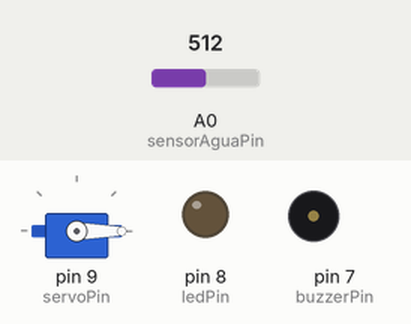
Recording of a sketch running on a simulated Arduino Uno, built with avr-gcc and run on an emulated ATmega328P. Shown: servo, output pins drawn as LEDs (lit = HIGH), buzzer (waves = sounding, pin HIGH). Inputs (shaded band) come from the test bench; at power-on: A0 (sensorAguaPin) = 512. What the sketch prints to the serial monitor is not drawn.

Above: at 0.05 s.
Timing chart, 0 to 3.0 s (numbered marks = the images above):
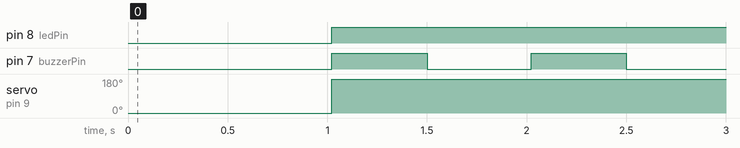

Measured:
- by itself, pin 8 (ledPin): LOW → HIGH at 1.0 s
- by itself, pin 7 (buzzerPin): alternates HIGH for 0.48 s and LOW for 0.52 s
- by itself, servo on pin 9 (servoPin): 0° → 180° at 1.0 s

The sketch:

main.ino
```cpp
#include <Servo.h>

const int sensorAguaPin = A0;
const int ledPin = 8;
const int buzzerPin = 7;
const int servoPin = 9;

const int umbralCierre = 300;
const int umbralApertura = 200;

const int numMuestras = 10;
const unsigned long intervaloLectura = 200;
const int lecturasParaCerrar = 5;
const unsigned long tiempoSecoParaAbrir = 5000;

const int posAbierto = 0;
const int posCerrado = 180;

Servo miServo;

bool techoCerrado = false;
int contadorHumedo = 0;
bool contandoSeco = false;
unsigned long inicioSeco = 0;
unsigned long ultimaLectura = 0;
unsigned long ultimoBeep = 0;
bool buzzerEncendido = false;

int leerSensorFiltrado() {
  int minimo = 1023;
  int maximo = 0;
  long suma = 0;

  for (int i = 0; i < numMuestras; i++) {
    int v = analogRead(sensorAguaPin);
    suma += v;
    if (v < minimo) minimo = v;
    if (v > maximo) maximo = v;
    delay(2);
  }
  suma -= (minimo + maximo);
  return suma / (numMuestras - 2);
}

void cerrarTecho() {
  techoCerrado = true;
  miServo.write(posCerrado);
  digitalWrite(ledPin, HIGH);
  Serial.println(">> TECHO CERRADO");
}

void abrirTecho() {
  techoCerrado = false;
  miServo.write(posAbierto);
  digitalWrite(ledPin, LOW);
  digitalWrite(buzzerPin, LOW);
  buzzerEncendido = false;
  Serial.println(">> TECHO ABIERTO");
}

void setup() {
  pinMode(ledPin, OUTPUT);
  pinMode(buzzerPin, OUTPUT);
  miServo.attach(servoPin);

  digitalWrite(ledPin, LOW);
  digitalWrite(buzzerPin, LOW);
  miServo.write(posAbierto);

  Serial.begin(9600);
  Serial.println("RainyTech iniciado");
}

void loop() {
  unsigned long ahora = millis();

  if (ahora - ultimaLectura >= intervaloLectura) {
    ultimaLectura = ahora;
    int valor = leerSensorFiltrado();

    Serial.print("Lectura filtrada: ");
    Serial.println(valor);

    if (!techoCerrado) {
      if (valor > umbralCierre) {
        contadorHumedo++;
      } else {
        contadorHumedo = 0;
      }
      if (contadorHumedo >= lecturasParaCerrar) {
        contadorHumedo = 0;
        cerrarTecho();
      }
    } else {
      if (valor < umbralApertura) {
        if (!contandoSeco) {
          contandoSeco = true;
          inicioSeco = ahora;
        } else if (ahora - inicioSeco >= tiempoSecoParaAbrir) {
          contandoSeco = false;
          abrirTecho();
        }
      } else {
        contandoSeco = false;
      }
    }
  }
  if (techoCerrado && ahora - ultimoBeep >= 500) {
    ultimoBeep = ahora;
    buzzerEncendido = !buzzerEncendido;
    digitalWrite(buzzerPin, buzzerEncendido ? HIGH : LOW);
  }
}
```
